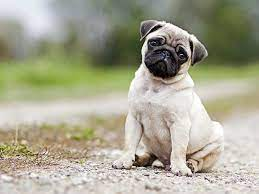
#> input picture opencv/photos/dog.jpg, 259 x 194 px
$ python 4basic.py
#> lines starting #> are read from the running program, lines starting #| are printed output that depends on the picture; after the words box and inside, x2 and y2 are one past the last pixel; in counts of white or black regions, pixels touching at a corner belong together
from tkinter import CASCADE
import cv2 as cv
img =  cv.imread("photos/dog.jpg")
#> img is the input picture: shape (194, 259, 3); mean B, G, R 145.4, 166.1, 167.7
cv.imshow("dog", img)

#converting to grayscale
gray=cv.cvtColor(img , cv.COLOR_BGR2GRAY)
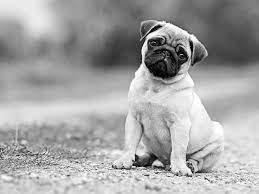
#> gray: shape (194, 259); min 0, max 255, mean 164.2
cv.imshow("gray", gray)

#blur
blur = cv.GaussianBlur(img, (3,3), cv.BORDER_DEFAULT)  #kernel size need to be odd increasing it will blur image more
cv.imshow("blur", blur)

#edge cascade
canny = cv.Canny(img,125,175)
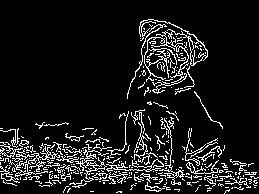
#> canny: shape (194, 259); 10.3% white in thin lines or dots
cv.imshow("canny", canny)

canny = cv.Canny(blur,125,175)
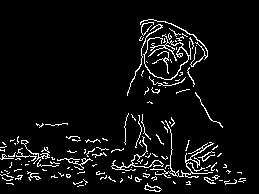
#> canny: shape (194, 259); 5.9% white in thin lines or dots, all inside (x1, y1, x2, y2) = (0, 19, 246, 192)
cv.imshow("canny2", canny)   #by this we can reduce the no. of edges found.

# Dilating the image
dilated = cv.dilate(canny, (7,7), iterations=3)
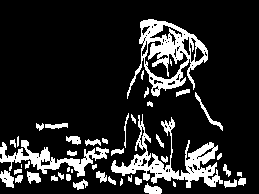
#> dilated: shape (194, 259); 15.6% white; 47 white regions (7 under 20 px), largest, box (x1, y1, x2, y2) and area: (127, 19, 208, 99) 2314, (111, 114, 223, 188) 2228, (0, 140, 109, 177) 1220
cv.imshow('Dilated', dilated)

# Eroding
eroded = cv.erode(dilated, (7,7), iterations=3)
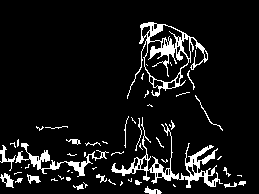
#> eroded: shape (194, 259); 8.7% white; 56 white regions (35 under 20 px), largest, box (x1, y1, x2, y2) and area: (127, 22, 208, 99) 1303, (111, 117, 223, 188) 1290, (15, 143, 109, 177) 618
cv.imshow('Eroded', eroded)

# Resize
resized = cv.resize(img, (500,500), interpolation=cv.INTER_CUBIC)
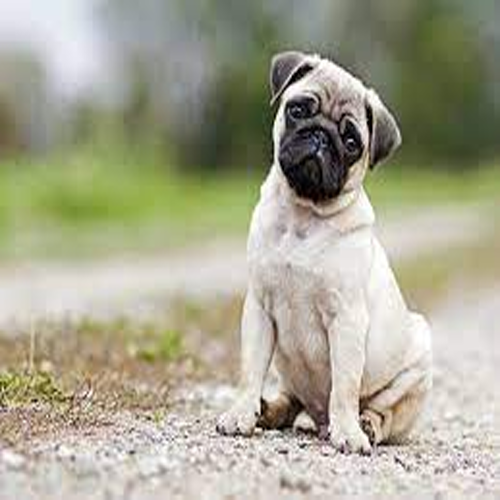
#> resized: shape (500, 500, 3); mean B, G, R 145.4, 166.1, 167.7
cv.imshow('Resized', resized)   # will resize it to 500,500 irspective of the aspect ratio

# Cropping
cropped = img[50:200, 200:400]
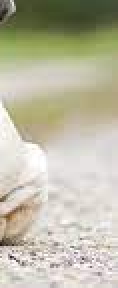
#> cropped: shape (144, 59, 3) (shown 2 times larger); mean B, G, R 165.5, 186.3, 189
cv.imshow('Cropped', cropped)

cv.waitKey(0)

$ run again, with opencv/photos/angelina.jpg copied over opencv/photos/dog.jpg
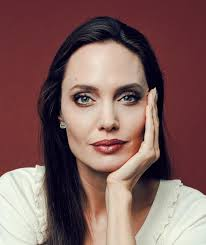
#> input picture opencv/photos/angelina.jpg, 206 x 245 px
#> img is the input picture: shape (245, 206, 3); mean B, G, R 92.3, 94.9, 128.2
#> `canny = cv.Canny(img,125,175)`:
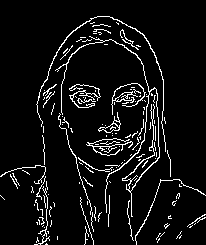
#> canny: shape (245, 206); 6.8% white in thin lines or dots
#> dilated: shape (245, 206); 11.2% white; 16 white regions (5 under 20 px), largest, box (x1, y1, x2, y2) and area: (58, 30, 160, 215) 2019, (39, 16, 171, 171) 739, (69, 84, 100, 112) 586
#> eroded: shape (245, 206); 5.8% white in thin lines or dots
#> `resized = cv.resize(img, (500,500), interpolation=cv.INTER_CUBIC)`:
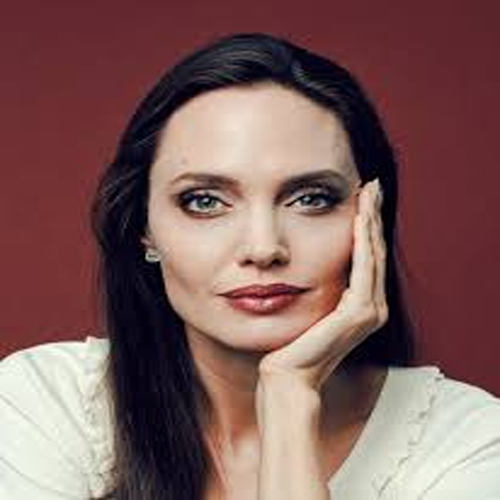
#> resized: shape (500, 500, 3); mean B, G, R 92.3, 94.9, 128.2
